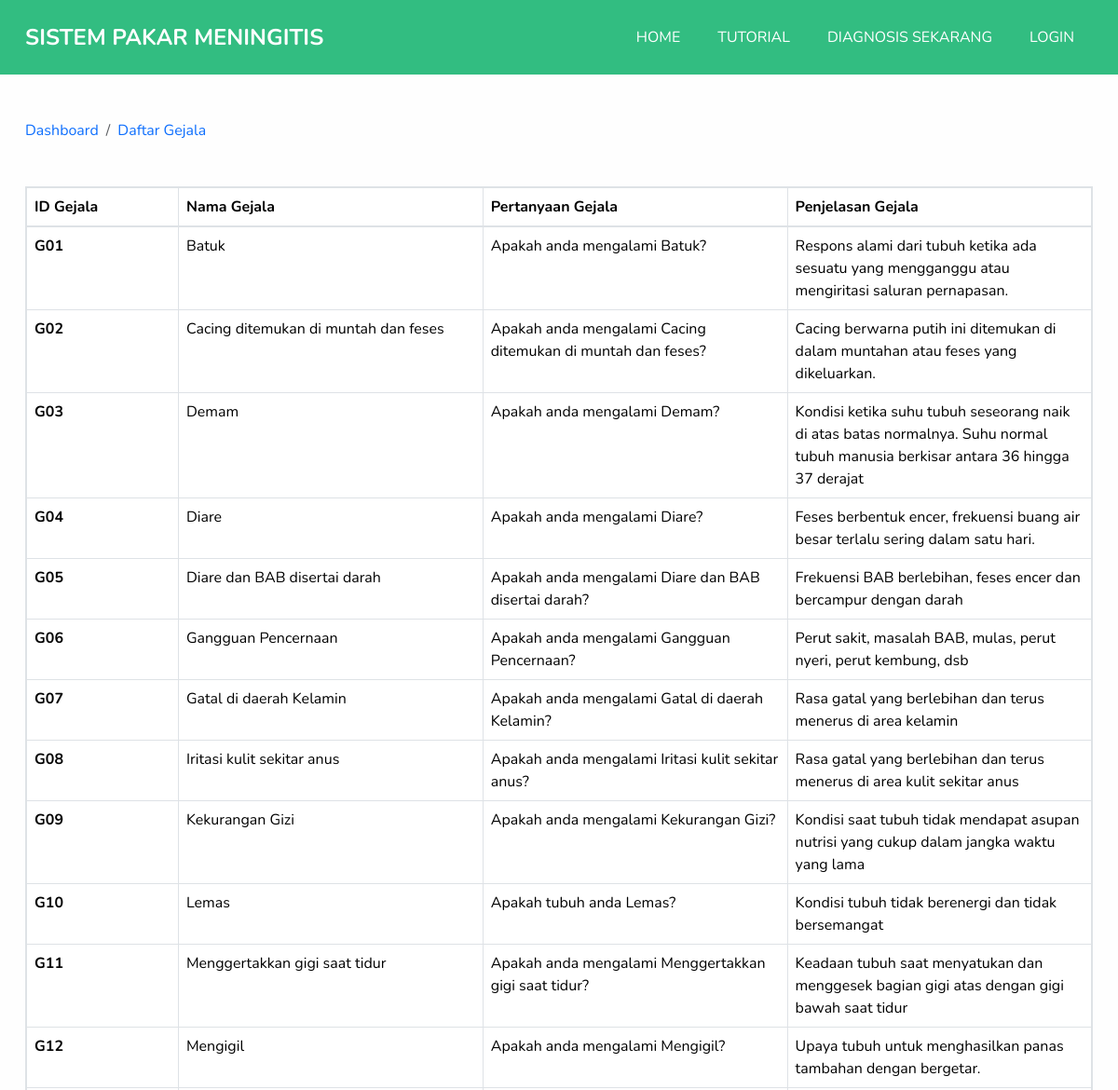
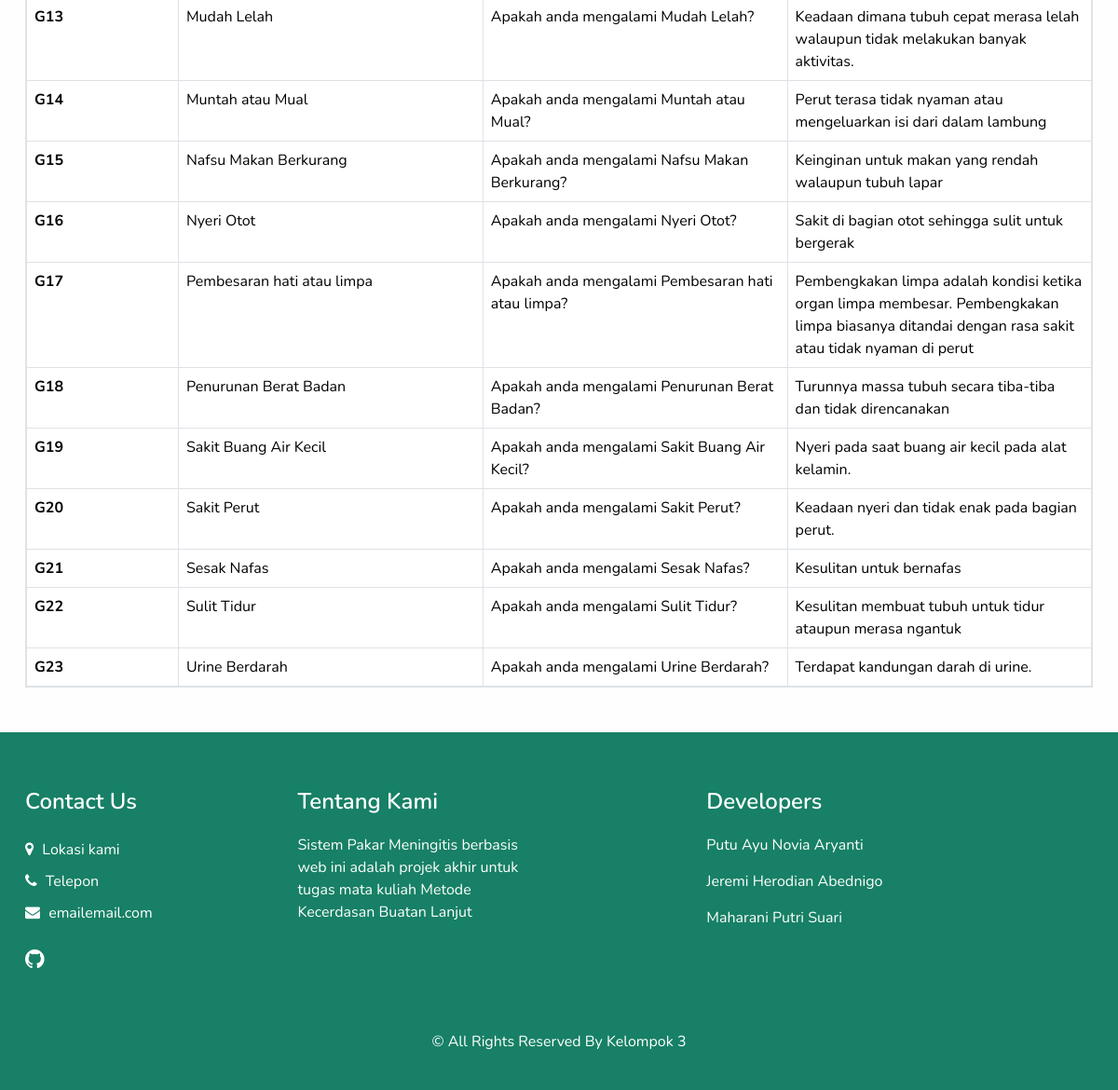
Before: /gejala/ with the older database file (2 pictures, top to bottom).
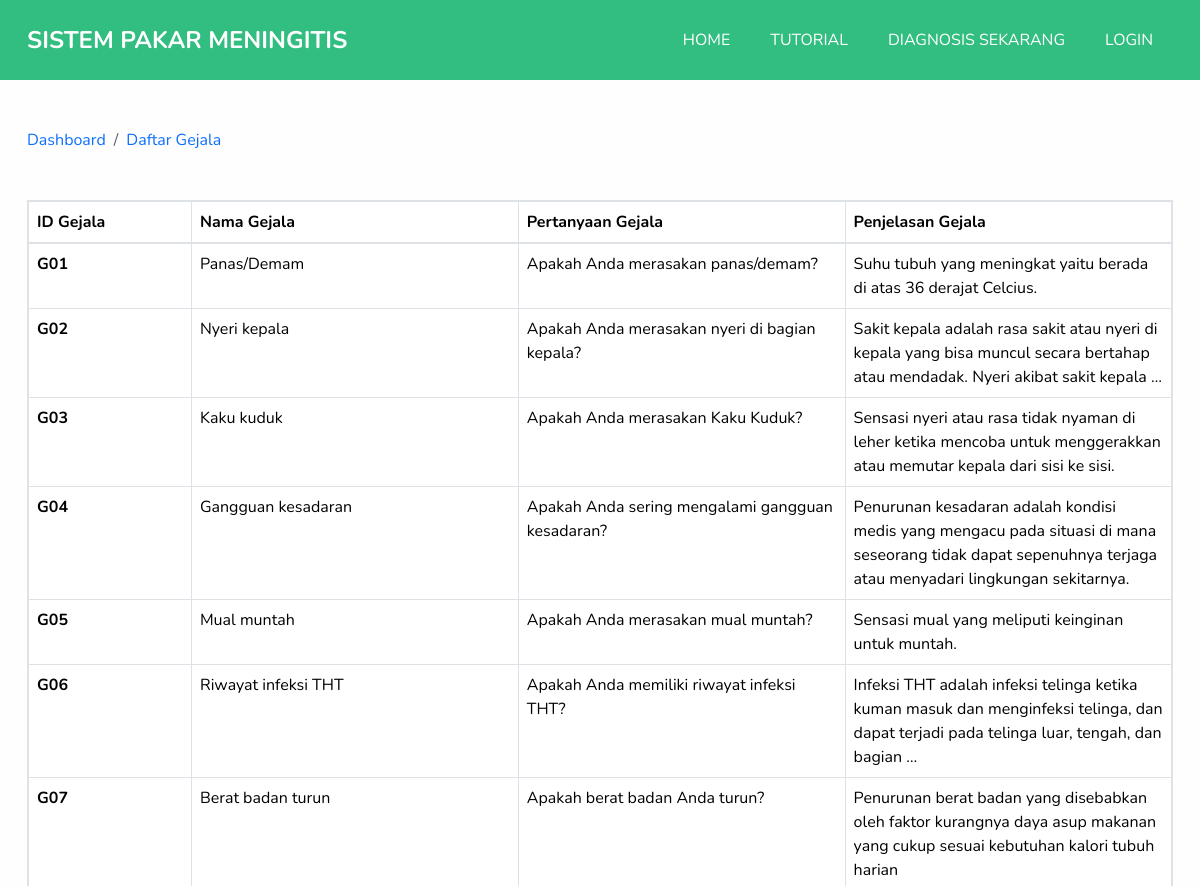
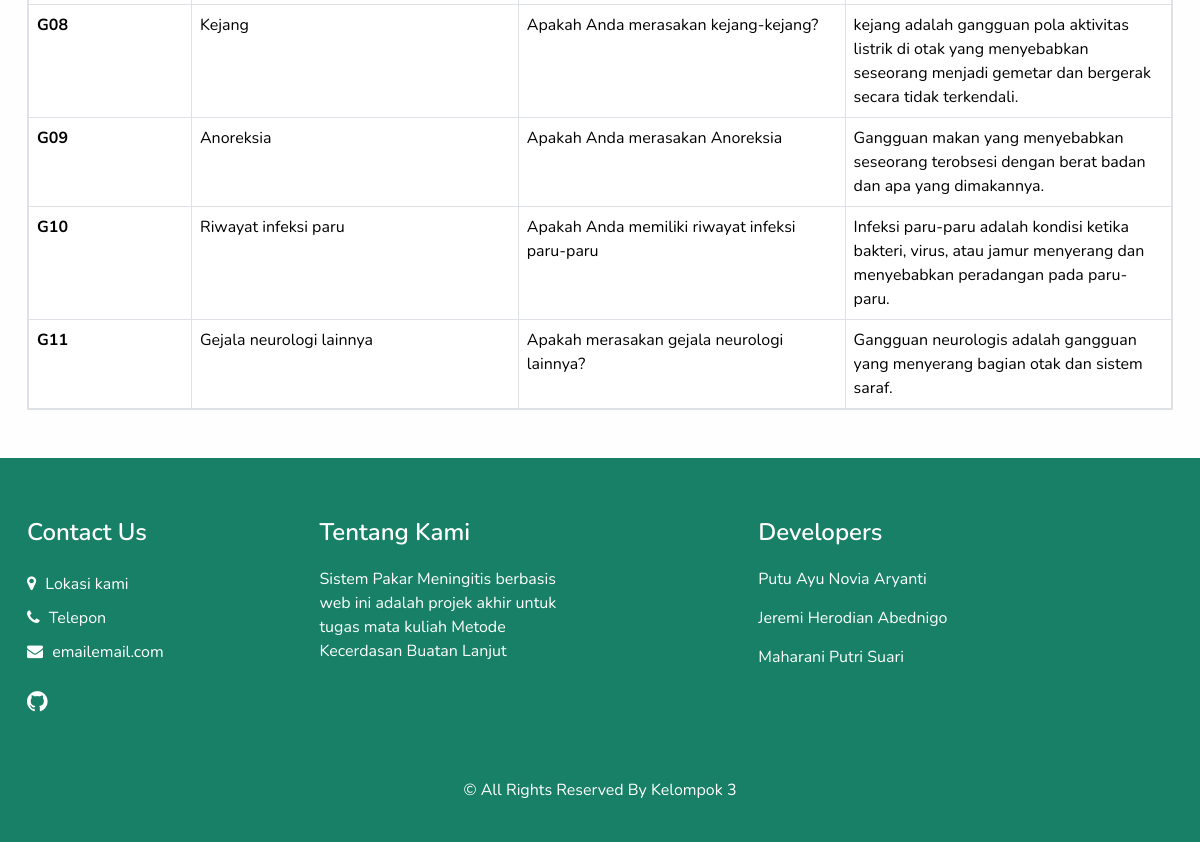
After: the same page with the newer database file (2 pictures, top to bottom).
### DomainPakar/models.py (models this page shows, shortened)
class Gejala(models.Model):
    IDGejala = models.CharField(max_length=4, null=True, blank=True)
    NamaGejala = models.TextField(null=True, blank=True)
    Pertanyaan = models.TextField(null=True, blank=True)
    SubPenjelasan = models.TextField(null=True, blank=True)

### DomainPakar/views.py (the view, shortened to what this page needs)
# urls.py: path('gejala/', PakarViews.gejalaView),
def gejalaView(request):
    userLogin = request.user.is_authenticated and request.user.is_superuser
    hapusGejalaID = request.GET.get('IDGejalaHapus')
    if hapusGejalaID is not None:
        gejalaObj = Gejala.objects.get(IDGejala=hapusGejalaID)
        gejalaObj.delete()
        sweetify.success(request, 'Hapus Data Gejala Berhasil')
        return redirect('/gejala')
    gejalatObj = Gejala.objects.all()
    contexts = {
        'login': userLogin,
        'gejalas': gejalatObj
    }
    return render(request=request, context=contexts, template_name='gejala.html')

### DomainPakar/templates/gejala.html (shortened to what this page needs)
{% extends 'base2.html' %}
{% block content %}
<div class="container">
     <nav class="mt-5" aria-label="breadcrumb">
          <ol class="breadcrumb">
               <li class="breadcrumb-item"><a href="/">Dashboard</a></li>
               <li class="breadcrumb-item text-primary" aria-current="page">Daftar Gejala</li>
          </ol>
     </nav>
     {% if login %}
     <table class="table my-5 table-bordered table-secondary border-2">
          {% else %}
          <table class="table my-5 table-bordered border-2">
               {% endif %}
               <thead>
                    <tr>
                         <th class="col-1" scope="col">ID Gejala</th>
                         <th class="col-2" scope="col">Nama Gejala</th>
                         <th class="col-2" scope="col">Pertanyaan Gejala</th>
                         <th class="col-2" scope="col">Penjelasan Gejala</th>
                    </tr>
               </thead>
               <tbody>
                    {% for gejala in gejalas %}
                    <tr>
                         <th>{{ gejala.IDGejala }}</th>
                         <td>{{ gejala.NamaGejala }}</td>
                         <td>{{ gejala.Pertanyaan | truncatewords:20}}</td>
                         <td>{{ gejala.SubPenjelasan | truncatewords:20 }}</td>
                    </tr>
                    {% endfor %}
               </tbody>
          </table>
</div>
{% endblock %}

Changed rows visible on the page:
removed Gejala: IDGejala "G12", NamaGejala "Mengigil", Pertanyaan "Apakah anda mengalami Mengigil?", SubPenjelasan "Upaya tubuh untuk menghasilkan panas tambahan dengan bergetar."
removed Gejala: IDGejala "G13", NamaGejala "Mudah Lelah", Pertanyaan "Apakah anda mengalami Mudah Lelah?", SubPenjelasan "Keadaan dimana tubuh cepat merasa lelah walaupun tidak melakukan banyak aktivitas."
removed Gejala: IDGejala "G14", NamaGejala "Muntah atau Mual", Pertanyaan "Apakah anda mengalami Muntah atau Mual?", SubPenjelasan "Perut terasa tidak nyaman atau mengeluarkan isi dari dalam lambung"
removed Gejala: IDGejala "G15", NamaGejala "Nafsu Makan Berkurang", Pertanyaan "Apakah anda mengalami Nafsu Makan Berkurang?", SubPenjelasan "Keinginan untuk makan yang rendah walaupun tubuh lapar"
removed Gejala: IDGejala "G16", NamaGejala "Nyeri Otot", Pertanyaan "Apakah anda mengalami Nyeri Otot?", SubPenjelasan "Sakit di bagian otot sehingga sulit untuk bergerak"
removed Gejala: IDGejala "G17", NamaGejala "Pembesaran hati atau limpa", Pertanyaan "Apakah anda mengalami Pembesaran hati atau limpa?", SubPenjelasan "Pembengkakan limpa adalah kondisi ketika organ limpa membesar. Pembengkakan limpa biasanya ditandai dengan rasa sakit atau tidak nyaman di perut"
removed Gejala: IDGejala "G18", NamaGejala "Penurunan Berat Badan", Pertanyaan "Apakah anda mengalami Penurunan Berat Badan?", SubPenjelasan "Turunnya massa tubuh secara tiba-tiba dan tidak direncanakan"
removed Gejala: IDGejala "G19", NamaGejala "Sakit Buang Air Kecil", Pertanyaan "Apakah anda mengalami Sakit Buang Air Kecil?", SubPenjelasan "Nyeri pada saat buang air kecil pada alat kelamin."
removed Gejala: IDGejala "G20", NamaGejala "Sakit Perut", Pertanyaan "Apakah anda mengalami Sakit Perut?", SubPenjelasan "Keadaan nyeri dan tidak enak pada bagian perut."
removed Gejala: IDGejala "G21", NamaGejala "Sesak Nafas", Pertanyaan "Apakah anda mengalami Sesak Nafas?", SubPenjelasan "Kesulitan untuk bernafas"
removed Gejala: IDGejala "G22", NamaGejala "Sulit Tidur", Pertanyaan "Apakah anda mengalami Sulit Tidur?", SubPenjelasan "Kesulitan membuat tubuh untuk tidur ataupun merasa ngantuk"
removed Gejala: IDGejala "G23", NamaGejala "Urine Berdarah", Pertanyaan "Apakah anda mengalami Urine Berdarah?", SubPenjelasan "Terdapat kandungan darah di urine."
changed Gejala: NamaGejala "Batuk" → "Panas/Demam"; Pertanyaan "Apakah anda mengalami Batuk?" → "Apakah Anda merasakan panas/demam?"; SubPenjelasan "Respons alami dari tubuh ketika ada sesuatu yang mengganggu atau mengiritasi saluran pernapasan." → "Suhu tubuh yang meningkat yaitu berada di atas 36 derajat Celcius."
changed Gejala: NamaGejala "Cacing ditemukan di muntah dan feses" → "Nyeri kepala"; Pertanyaan "Apakah anda mengalami Cacing ditemukan di muntah dan feses?" → "Apakah Anda merasakan nyeri di bagian kepala?"; SubPenjelasan "Cacing berwarna putih ini ditemukan di dalam muntahan atau feses yang dikeluarkan." → "Sakit kepala adalah rasa sakit atau nyeri di kepala yang bisa muncul secara bertahap atau mendadak. Nyeri akibat sakit kepala …"
changed Gejala: NamaGejala "Demam" → "Kaku kuduk"; Pertanyaan "Apakah anda mengalami Demam?" → "Apakah Anda merasakan Kaku Kuduk?"; SubPenjelasan "Kondisi ketika suhu tubuh seseorang naik di atas batas normalnya. Suhu normal tubuh manusia berkisar antara 36 hingga 37 derajat" → "Sensasi nyeri atau rasa tidak nyaman di leher ketika mencoba untuk menggerakkan atau memutar kepala dari sisi ke sisi."
changed Gejala: NamaGejala "Diare" → "Gangguan kesadaran"; Pertanyaan "Apakah anda mengalami Diare?" → "Apakah Anda sering mengalami gangguan kesadaran?"; SubPenjelasan "Feses berbentuk encer, frekuensi buang air besar terlalu sering dalam satu hari." → "Penurunan kesadaran adalah kondisi medis yang mengacu pada situasi di mana seseorang tidak dapat sepenuhnya terjaga atau menyadari lingkungan sekitarnya."
changed Gejala: NamaGejala "Diare dan BAB disertai darah" → "Mual muntah"; Pertanyaan "Apakah anda mengalami Diare dan BAB disertai darah?" → "Apakah Anda merasakan mual muntah?"; SubPenjelasan "Frekuensi BAB berlebihan, feses encer dan bercampur dengan darah" → "Sensasi mual yang meliputi keinginan untuk muntah."
changed Gejala: NamaGejala "Gangguan Pencernaan" → "Riwayat infeksi THT"; Pertanyaan "Apakah anda mengalami Gangguan Pencernaan?" → "Apakah Anda memiliki riwayat infeksi THT?"; SubPenjelasan "Perut sakit, masalah BAB, mulas, perut nyeri, perut kembung, dsb" → "Infeksi THT adalah infeksi telinga ketika kuman masuk dan menginfeksi telinga, dan dapat terjadi pada telinga luar, tengah, dan bagian …"
changed Gejala: NamaGejala "Gatal di daerah Kelamin" → "Berat badan turun"; Pertanyaan "Apakah anda mengalami Gatal di daerah Kelamin?" → "Apakah berat badan Anda turun?"; SubPenjelasan "Rasa gatal yang berlebihan dan terus menerus di area kelamin" → "Penurunan berat badan yang disebabkan oleh faktor kurangnya daya asup makanan yang cukup sesuai kebutuhan kalori tubuh harian"
changed Gejala: NamaGejala "Iritasi kulit sekitar anus" → "Kejang"; Pertanyaan "Apakah anda mengalami Iritasi kulit sekitar anus?" → "Apakah Anda merasakan kejang-kejang?"; SubPenjelasan "Rasa gatal yang berlebihan dan terus menerus di area kulit sekitar anus" → "kejang adalah gangguan pola aktivitas listrik di otak yang menyebabkan seseorang menjadi gemetar dan bergerak secara tidak terkendali."
changed Gejala: NamaGejala "Kekurangan Gizi" → "Anoreksia"; Pertanyaan "Apakah anda mengalami Kekurangan Gizi?" → "Apakah Anda merasakan Anoreksia"; SubPenjelasan "Kondisi saat tubuh tidak mendapat asupan nutrisi yang cukup dalam jangka waktu yang lama" → "Gangguan makan yang menyebabkan seseorang terobsesi dengan berat badan dan apa yang dimakannya."
changed Gejala: NamaGejala "Lemas" → "Riwayat infeksi paru"; Pertanyaan "Apakah tubuh anda Lemas?" → "Apakah Anda memiliki riwayat infeksi paru-paru"; SubPenjelasan "Kondisi tubuh tidak berenergi dan tidak bersemangat" → "Infeksi paru-paru adalah kondisi ketika bakteri, virus, atau jamur menyerang dan menyebabkan peradangan pada paru-paru."
changed Gejala: NamaGejala "Menggertakkan gigi saat tidur" → "Gejala neurologi lainnya"; Pertanyaan "Apakah anda mengalami Menggertakkan gigi saat tidur?" → "Apakah merasakan gejala neurologi lainnya?"; SubPenjelasan "Keadaan tubuh saat menyatukan dan menggesek bagian gigi atas dengan gigi bawah saat tidur" → "Gangguan neurologis adalah gangguan yang menyerang bagian otak dan sistem saraf."
